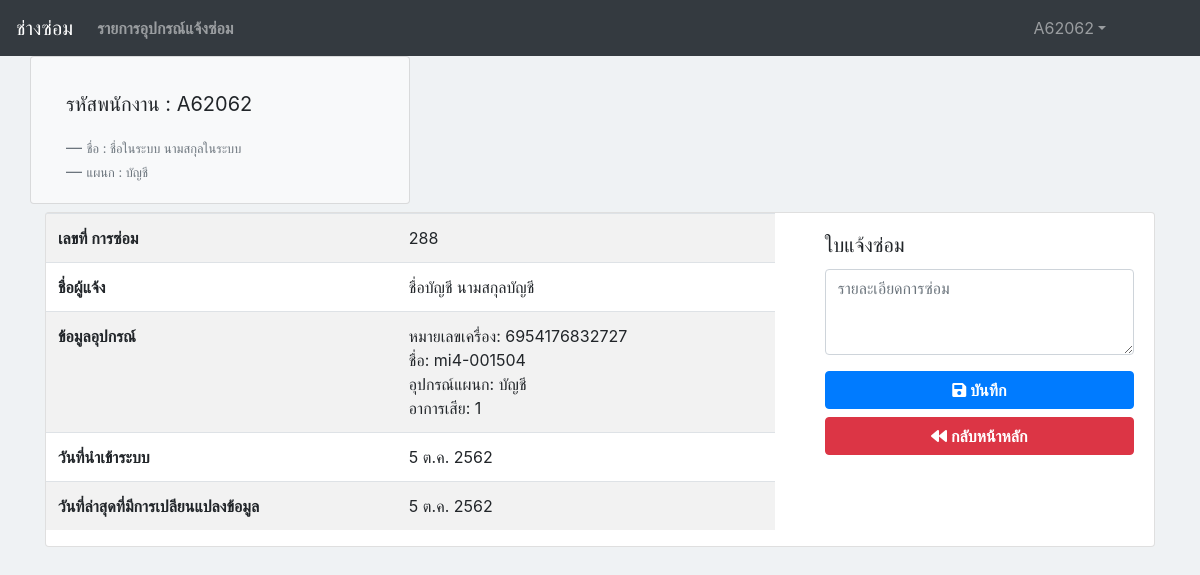
Page /Technician/repair_view.php?repair_detail_id=288 (signed in) on the committed database.
### tables this page shows
CREATE TABLE `profile` (
  `profile_fname` varchar(50) NOT NULL,
  `profile_lname` varchar(50) NOT NULL,
  `profile_create_at` timestamp NOT NULL DEFAULT CURRENT_TIMESTAMP,
  `profile_update_at` timestamp NOT NULL DEFAULT CURRENT_TIMESTAMP ON UPDATE CURRENT_TIMESTAMP,
  `profile_users_id` varchar(255) NOT NULL
);

CREATE TABLE `position` (
  `position_id` int(11) NOT NULL,
  `position_name` varchar(50) NOT NULL
);

CREATE TABLE `repair_detail` (
  `repair_detail_id` int(11) NOT NULL,
  `repair_detail_data` varchar(100) NOT NULL,
  `repair_detail_users_id` varchar(20) NOT NULL,
  `repair_detail_create_at` timestamp NOT NULL DEFAULT CURRENT_TIMESTAMP,
  `repair_detail_update_at` timestamp NOT NULL DEFAULT CURRENT_TIMESTAMP ON UPDATE CURRENT_TIMESTAMP,
  `repair_detail_status_id` int(11) NOT NULL,
  `repair_detail_oe_id` varchar(20) NOT NULL
);

CREATE TABLE `oe` (
  `oe_id` int(11) NOT NULL,
  `oe_code` varchar(50) NOT NULL,
  `oe_name` varchar(50) NOT NULL,
  `oe_position` int(11) NOT NULL,
  `oe_create_by` varchar(255) NOT NULL,
  `oe_create_at` timestamp NOT NULL DEFAULT CURRENT_TIMESTAMP,
  `oe_update_at` timestamp NOT NULL DEFAULT CURRENT_TIMESTAMP ON UPDATE CURRENT_TIMESTAMP
);

### Technician/repair_view.php (the view, shortened to what this page needs)
<!doctype html>
<html lang="en">
    <head>
        <link rel="stylesheet" href="https://stackpath.bootstrapcdn.com/bootstrap/4.3.1/css/bootstrap.min.css">
        <link rel="stylesheet" href="https://use.fontawesome.com/releases/v5.8.2/css/all.css">
        <link rel="stylesheet" href="https://maxcdn.bootstrapcdn.com/bootstrap/4.3.1/css/bootstrap.min.css">
        <link rel="stylesheet" href="css/manu_Left.css">
        <link href="//maxcdn.bootstrapcdn.com/font-awesome/4.2.0/css/font-awesome.min.css" rel="stylesheet">
    </head>
    <body style="background-color: #eff2f4">
        <?php include './header.php'; ?>
        <div  class="container">
            <div class="row">
                <div class="card bg-light col-md-4">
                    <div class="card-body">
                        <?php include './profile_view.php'; ?>
                    </div>
                </div>
                    <?php
                    include '../conn.php';
                    function DateThai($strDate) {
                        $strYear = date("Y", strtotime($strDate)) + 543;
                        $strMonth = date("n", strtotime($strDate));
                        $strDay = date("j", strtotime($strDate));
                        $strMonthCut = Array("", "ม.ค.", "ก.พ.", "มี.ค.", "เม.ย.", "พ.ค.", "มิ.ย.", "ก.ค.", "ส.ค.", "ก.ย.", "ต.ค.", "พ.ย.", "ธ.ค.");
                        $strMonthThai = $strMonthCut[$strMonth];
                        return "$strDay $strMonthThai $strYear";
                    }
                    $sql = "SELECT
                            repair_detail.repair_detail_id,
                            repair_detail.repair_detail_data,
                            repair_detail.repair_detail_create_at,
                            repair_detail.repair_detail_update_at,
                            profile.profile_fname,
                            profile.profile_lname,
                            oe.oe_name,
                            oe.oe_code,
                            oe.oe_id,
                            position.position_name
                    FROM ((
                        repair_detail
                            INNER JOIN oe      ON repair_detail.repair_detail_oe_id = oe.oe_id
                            INNER join position on position.position_id = oe.oe_position)
                            INNER JOIN profile ON repair_detail.repair_detail_users_id = profile.profile_users_id)"
                          . "WHERE repair_detail.repair_detail_id = '" . $_GET['repair_detail_id'] . "' ";
                    $result = mysqli_query($conn, $sql);
                    $jobdetails = mysqli_fetch_assoc($result);
                    $strDate = $jobdetails['repair_detail_create_at'];
                    $strDate2 = $jobdetails['repair_detail_update_at'];
                    ?>
            </div>
            <div class="card mt-2">
                <div class="row">
                    <div class="col-md-8">
                        <table class="table table-striped">
                            <tbody>
                                <tr>
                                    <th scope="row">เลขที่ การซ่อม</th>
                                    <td><?php echo $jobdetails['repair_detail_id']; ?></td>
                                </tr>
                                <tr>
                                    <th scope="row">ชื่อผู้แจ้ง</th>
                                    <td><?php echo $jobdetails['profile_fname']; ?> <?php echo $jobdetails['profile_lname']; ?></td>
                                </tr>
                                <tr>
                                    <th scope="row">ข้อมูลอุปกรณ์</th>
                                    <td>
                                        หมายเลขเครื่อง: <?php echo $jobdetails['oe_code'];?><br>
                                        ชื่อ: <?php echo $jobdetails['oe_name'];?><br>
                                        อุปกรณ์แผนก: <?php echo $jobdetails['position_name'];?><br>
                                        อาการเสีย: <?php echo $jobdetails['repair_detail_data'];?>
                                    </td>
                                </tr>
                                <tr>
                                    <th scope="row">วันที่นำเข้าระบบ</th>
                                    <td> <?php echo DateThai($strDate); ?></td>
                                </tr>
                                <tr>
                                    <th scope="row">วันที่ล่าสุดที่มีการเปลียนแปลงข้อมูล</th>
                                    <td><?php echo DateThai($strDate2); ?></td>
                                </tr>
                            </tbody>
                        </table>
                    </div>
                    <div class="col-4">
                        <div class="card-body">
                            <h5 class="card-title">ใบแจ้งซ่อม</h5>
                            <?php
                            if (isset($_GET['submit'])) {
                                include '../conn.php';
                                $repair_detail_id = $jobdetails['repair_detail_id'];
                                $repair_completed_comment = $_GET['repair_completed_comment'];
                                $sessionID = $_SESSION['users_id'];
                                $sql = $sql = "INSERT INTO `repair_completed`"
                                        . "(`repair_completed_id`, "
                                        . "`repair_completed_repair_detail_id`, "
                                        . "`repair_completed_comment`, "
                                        . "`repair_completed_technician_id`, "
                                        . "`repair_completed_create_at`) "
                                        . "VALUES (Null ,'$repair_detail_id','$repair_completed_comment','$sessionID',current_timestamp())";
                                $sql_update ="UPDATE repair_detail SET repair_detail_status_id = '2' WHERE repair_detail_id = '$repair_detail_id'";
                                mysqli_query($conn, $sql);
                                mysqli_query($conn, $sql_update);
                                mysqli_close($conn);
                                echo "<meta http-equiv='refresh'; URL=./repair_list.php'>";
                                echo '<div class="alert alert-success">บันทึกข้อมูลเเล้ว</div>';
                                echo '<a class="btn btn-danger col-12 text-white mt-2" href="index.php"><i class="fas fa-backward"> กลับหน้าหลัก</i></a>';
                            } else {
                                ?>
                            <form class="needs-validation" method="GET" action="<?php echo $_SERVER['PHP_SELF'] ?>" novalidate>
                                    <div class="form-group">
                                        <div class="form-group">
                                            <textarea class="form-control" id="repair_completed_comment"  name="repair_completed_comment" rows="3"  placeholder="รายละเอียดการซ่อม" required></textarea>
                                        </div>
                                    </div>
                                    <button type="submit" name="submit" class="btn btn-primary col-12"><i class="fas fa-save"> บันทึก</i></button>
                                    <a class=" btn btn-danger col-12 text-white mt-2" href="repair_list.php"><i class="fas fa-backward"> กลับหน้าหลัก</i></a>
                                </form>
                                <?php
                            }
                            ?>
                        </div>
                    </div>
                </div>
            </div>
        </div>
    </body>
</html>

### Technician/profile_view.php (shortened to what this page needs)
<blockquote class="blockquote mb-0">
    <?php
    include '../conn.php';
    $sql = "SELECT * FROM profile  where profile_users_id='" . $_SESSION['users_id'] . "'";
    $result = mysqli_query($conn, $sql);
    $row = mysqli_fetch_array($result, MYSQLI_ASSOC);
    $sql_users = "select users.users_id, position.position_name from position inner join users ON users.users_position=position.position_id where users.users_id='" . $_SESSION['users_id'] . "'";
    $result_user = mysqli_query($conn, $sql_users);
    $row_user = mysqli_fetch_array($result_user, MYSQLI_ASSOC);
    if ($row_user['users_id'] == $row['profile_users_id']) {
        echo '<p>' . 'รหัสพนักงาน : ' . $_SESSION['users_id'] . '</p>';
        echo '<footer class="blockquote-footer">' . ''
        . '<small class="text-muted">' . 'ชื่อ : ' . $row['profile_fname'] . ' ' . $row['profile_lname'] . ' <cite title="Source Title"></cite>' . '</small>' . '</footer>';
        echo '<footer class="blockquote-footer">' . ''
        . '<small class="text-muted">' . 'แผนก : ' . $row_user['position_name'] . ' <cite title="Source Title"></cite>' . '</small>' . '</footer>';
    } else {
        echo "<meta http-equiv='refresh' content='0 ;URL=../Technician/profile_insert.php'>";
    }
    ?>
</blockquote>

### rows in the picture
profile: profile_fname "ชื่อในระบบ", profile_lname "นามสกุลในระบบ"
position: position_name "บัญชี"
repair_detail: repair_detail_id "288", profile.profile_fname "ชื่อบัญชี", profile.profile_lname "นามสกุลบัญชี", oe.oe_code "6954176832727", oe.oe_name "mi4-001504", position.position_name "บัญชี", repair_detail_data "1", repair_detail_create_at "5 ต.ค. 2562", repair_detail_update_at "5 ต.ค. 2562"

### other values in the picture
$_SESSION['users_username'] "A62062"
$_SESSION['users_id'] "A62062"
